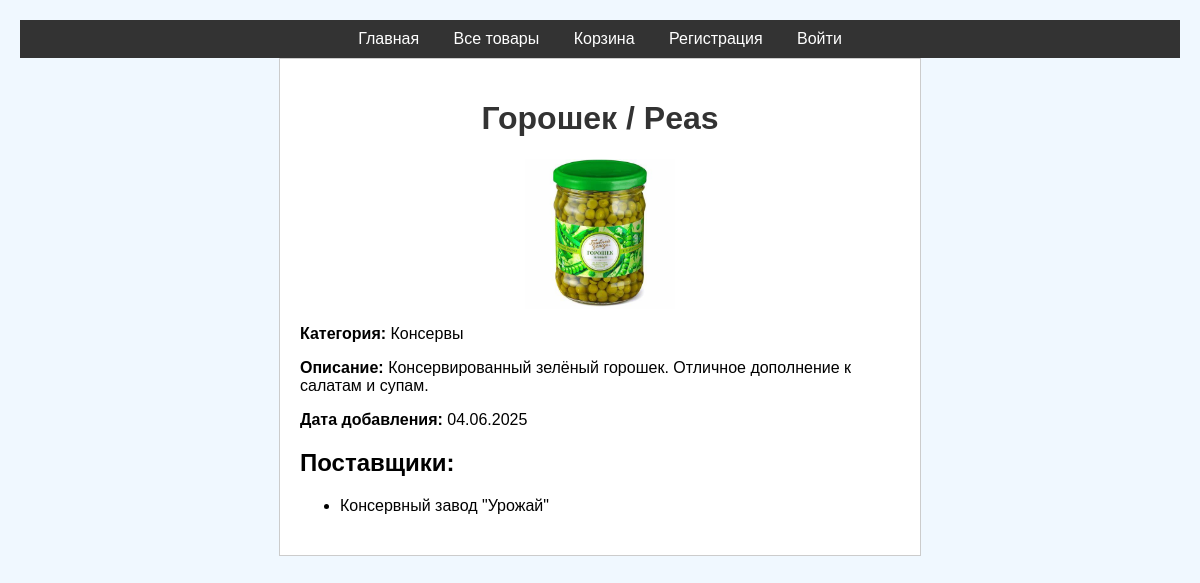
/shop/product/10/, run on the app's committed database.
### shop/models.py (models this page shows, shortened)
class Product(models.Model):
    name = models.CharField(max_length=255)
    name_en = models.CharField(max_length=255, blank=True, null=True)
    description = models.TextField(blank=True, null=True)
    image = models.ImageField(upload_to='products/', blank=True, null=True)
    category = models.ForeignKey(Category, on_delete=models.CASCADE)
    created_at = models.DateTimeField(auto_now_add=True)

class Category(models.Model):
    name = models.CharField(max_length=255)
    name_en = models.CharField(max_length=255, blank=True, null=True)

class SupplierProduct(models.Model):
    supplier = models.ForeignKey(Supplier, on_delete=models.CASCADE)
    product = models.ForeignKey(Product, on_delete=models.CASCADE)
    class Meta:
        unique_together = ('supplier', 'product')

class Supplier(models.Model):
    name = models.CharField(max_length=255)
    contact_info = models.CharField(max_length=255, blank=True, null=True)
    address = models.CharField(max_length=255)

### shop/views.py (the view)
# urls.py: path('product/<int:product_id>/', views.product_detail, name='product_detail'),
def product_detail(request, product_id):
    product = get_object_or_404(Product, id=product_id)
    suppliers = SupplierProduct.objects.filter(product=product)
    is_favorite = False
    if request.user.is_authenticated:
        is_favorite = Favorite.objects.filter(user=request.user, product=product).exists()
    return render(request, 'shop/product_detail.html', {
        'product': product,
        'suppliers': suppliers,
        'is_favorite': is_favorite,
    })

### shop/templates/shop/product_detail.html (shortened to what this page needs)
<!DOCTYPE html>
<html lang="ru">
<head>
</head>
<body>
    <div class="menu">
        <a href="{% url 'index' %}">Главная</a>
        <a href="{% url 'product_list' %}">Все товары</a>
        <a href=''>Корзина</a>
        {% if user.is_authenticated %}
            <a href="{% url 'login' %}">Выйти ({{ user.username }})</a>
        {% else %}
            <a href="{% url 'register' %}">Регистрация</a>
            <a href="{% url 'login' %}">Войти</a>
        {% endif %}
    </div>
    <div class="container">
        <h1>{{ product.name }} / {{ product.name_en }}</h1>
        {% if product.image %}
            <img src="{{ product.image.url }}" alt="{{ product.name }}">
        {% else %}
            <img src="https://via.placeholder.com/150" alt="Нет изображения">
        {% endif %}
        <p><strong>Категория:</strong> {{ product.category.name }}</p>
        <p><strong>Описание:</strong> {{ product.description|default:"Нет описания" }}</p>
        <p><strong>Дата добавления:</strong> {{ product.created_at|date:"d.m.Y" }}</p>
        <h2>Поставщики:</h2>
        <ul>
            {% for sp in suppliers %}
                <li>{{ sp.supplier.name }}</li>
            {% empty %}
                <li>Поставщиков нет.</li>
            {% endfor %}
        </ul>
    </div>
</body>
</html>

### shop/templates/shop/product_detail.html (style rules this page uses)
body { font-family: Arial, sans-serif; margin: 0; padding: 20px; background: #f0f8ff; }
.menu { background: #333; padding: 10px; text-align: center; }
.menu a { color: white; margin: 0 15px; text-decoration: none; }
.container { max-width: 600px; margin: 0 auto; background: white; padding: 20px; border: 1px solid #ccc; }
h1 { text-align: center; color: #333; }
img { max-width: 150px; display: block; margin: 0 auto; }

### data on the page
Product: name "Горошек", name_en "Peas", image (picture), category.name "Консервы", description "Консервированный зелёный горошек. Отличное дополнение к салатам и супам.", created_at "04.06.2025"
SupplierProduct: supplier.name "Консервный завод \"Урожай\""
